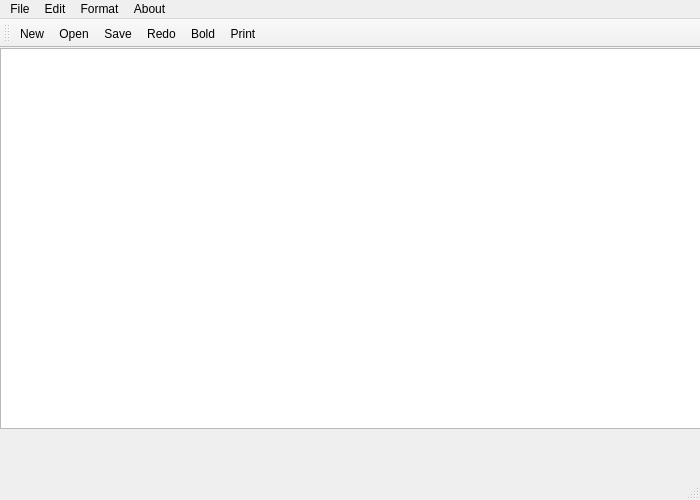
<?xml version="1.0" encoding="UTF-8"?>
<ui version="4.0">
 <class>MainWindow</class>
 <widget class="QMainWindow" name="MainWindow">
  <property name="geometry">
   <rect>
    <x>0</x>
    <y>0</y>
    <width>700</width>
    <height>500</height>
   </rect>
  </property>
  <property name="windowTitle">
   <string>MainWindow</string>
  </property>
  <widget class="QWidget" name="centralwidget">
   <widget class="QTextEdit" name="textEdit">
    <property name="geometry">
     <rect>
      <x>0</x>
      <y>0</y>
      <width>721</width>
      <height>381</height>
     </rect>
    </property>
    <property name="layoutDirection">
     <enum>Qt::LayoutDirection::LeftToRight</enum>
    </property>
   </widget>
  </widget>
  <widget class="QStatusBar" name="statusbar"/>
  <widget class="QMenuBar" name="menubar">
   <property name="geometry">
    <rect>
     <x>0</x>
     <y>0</y>
     <width>700</width>
     <height>37</height>
    </rect>
   </property>
   <widget class="QMenu" name="menuFile">
    <property name="title">
     <string>File</string>
    </property>
    <addaction name="actionNew"/>
    <addaction name="actionOpen"/>
    <addaction name="actionSave"/>
    <addaction name="separator"/>
    <addaction name="actionPrint"/>
    <addaction name="actionPrint_Preview"/>
    <addaction name="actionExport_PDF"/>
    <addaction name="separator"/>
    <addaction name="actionQuit"/>
    <addaction name="separator"/>
   </widget>
   <widget class="QMenu" name="menuEdit">
    <property name="title">
     <string>Edit</string>
    </property>
    <addaction name="actionPaste"/>
    <addaction name="actionPaste_2"/>
    <addaction name="actionRedo"/>
    <addaction name="separator"/>
   </widget>
   <widget class="QMenu" name="menuFormat">
    <property name="title">
     <string>Format</string>
    </property>
    <addaction name="actionBold"/>
    <addaction name="actionItalics"/>
    <addaction name="actionUnderline"/>
   </widget>
   <widget class="QMenu" name="menuAbout">
    <property name="title">
     <string>About</string>
    </property>
    <addaction name="actionAbout_App"/>
   </widget>
   <addaction name="menuFile"/>
   <addaction name="menuEdit"/>
   <addaction name="menuFormat"/>
   <addaction name="menuAbout"/>
  </widget>
  <widget class="QToolBar" name="toolBar">
   <property name="windowTitle">
    <string>toolBar</string>
   </property>
   <attribute name="toolBarArea">
    <enum>TopToolBarArea</enum>
   </attribute>
   <attribute name="toolBarBreak">
    <bool>false</bool>
   </attribute>
   <addaction name="actionNew"/>
   <addaction name="actionOpen"/>
   <addaction name="actionSave"/>
   <addaction name="actionRedo"/>
   <addaction name="actionBold"/>
   <addaction name="actionPrint"/>
  </widget>
  <action name="actionNew">
   <property name="icon">
    <iconset theme="QIcon::ThemeIcon::DocumentOpen"/>
   </property>
   <property name="text">
    <string>New</string>
   </property>
   <property name="shortcut">
    <string>Ctrl+N</string>
   </property>
  </action>
  <action name="actionOpen">
   <property name="icon">
    <iconset theme="QIcon::ThemeIcon::DocumentOpenRecent"/>
   </property>
   <property name="text">
    <string>Open</string>
   </property>
   <property name="shortcut">
    <string>Ctrl+O</string>
   </property>
  </action>
  <action name="actionSave">
   <property name="text">
    <string>Save</string>
   </property>
  </action>
  <action name="actionPrint">
   <property name="text">
    <string>Print</string>
   </property>
   <property name="shortcut">
    <string>Esc</string>
   </property>
  </action>
  <action name="actionPrint_Preview">
   <property name="text">
    <string>Print Preview</string>
   </property>
  </action>
  <action name="actionExport_PDF">
   <property name="text">
    <string>Export PDF</string>
   </property>
   <property name="shortcut">
    <string>Ctrl+Shift+P</string>
   </property>
  </action>
  <action name="actionQuit">
   <property name="text">
    <string>Quit</string>
   </property>
   <property name="shortcut">
    <string>Ctrl+Q</string>
   </property>
  </action>
  <action name="actionPaste">
   <property name="text">
    <string>Undo</string>
   </property>
  </action>
  <action name="actionPaste_2">
   <property name="text">
    <string>Paste</string>
   </property>
  </action>
  <action name="actionRedo">
   <property name="text">
    <string>Redo</string>
   </property>
  </action>
  <action name="actionBold">
   <property name="text">
    <string>Bold</string>
   </property>
   <property name="shortcut">
    <string>Ctrl+B</string>
   </property>
  </action>
  <action name="actionItalics">
   <property name="text">
    <string>Italics</string>
   </property>
   <property name="shortcut">
    <string>Ctrl+I</string>
   </property>
  </action>
  <action name="actionUnderline">
   <property name="text">
    <string>Underline</string>
   </property>
  </action>
  <action name="actionAbout_App">
   <property name="text">
    <string>About App</string>
   </property>
  </action>
 </widget>
 <resources/>
 <connections/>
</ui>
